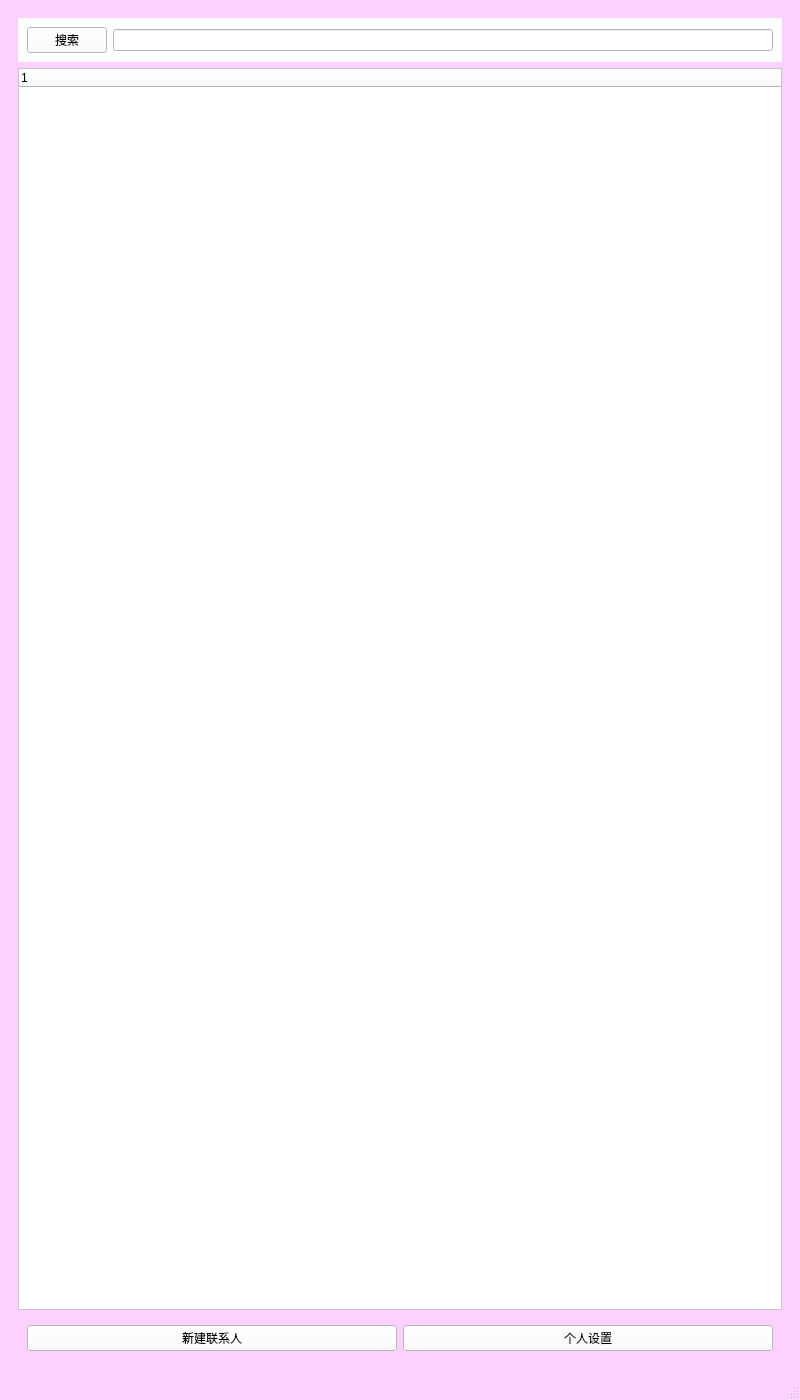
<?xml version="1.0" encoding="UTF-8"?>
<ui version="4.0">
 <class>MainWindow</class>
 <widget class="QMainWindow" name="MainWindow">
  <property name="geometry">
   <rect>
    <x>0</x>
    <y>0</y>
    <width>800</width>
    <height>1400</height>
   </rect>
  </property>
  <property name="minimumSize">
   <size>
    <width>800</width>
    <height>1400</height>
   </size>
  </property>
  <property name="maximumSize">
   <size>
    <width>800</width>
    <height>1400</height>
   </size>
  </property>
  <property name="windowTitle">
   <string>主界面</string>
  </property>
  <property name="styleSheet">
   <string notr="true">#MainWindow
{
background-color: rgb(252, 208, 255);
}</string>
  </property>
  <widget class="QWidget" name="centralwidget">
   <property name="styleSheet">
    <string notr="true"/>
   </property>
   <layout class="QVBoxLayout" name="verticalLayout_2">
    <item>
     <widget class="QWidget" name="widget_3" native="true">
      <layout class="QVBoxLayout" name="verticalLayout">
       <item>
        <widget class="QWidget" name="widget" native="true">
         <property name="styleSheet">
          <string notr="true">
background-color: rgb(255, 255, 255);</string>
         </property>
         <layout class="QHBoxLayout" name="horizontalLayout">
          <item>
           <widget class="QPushButton" name="pushButton">
            <property name="styleSheet">
             <string notr="true">
background-color: rgb(255, 255, 255);</string>
            </property>
            <property name="text">
             <string>搜索</string>
            </property>
           </widget>
          </item>
          <item>
           <widget class="QLineEdit" name="lineEdit">
            <property name="styleSheet">
             <string notr="true">
background-color: rgb(255, 255, 255);</string>
            </property>
           </widget>
          </item>
         </layout>
        </widget>
       </item>
       <item>
        <widget class="QTreeWidget" name="treeWidget">
         <property name="styleSheet">
          <string notr="true">
background-color: rgb(255, 255, 255);</string>
         </property>
         <column>
          <property name="text">
           <string/>
          </property>
         </column>
        </widget>
       </item>
       <item>
        <widget class="QWidget" name="widget_2" native="true">
         <layout class="QHBoxLayout" name="horizontalLayout_2">
          <item>
           <widget class="QPushButton" name="pushButton_5">
            <property name="styleSheet">
             <string notr="true">
background-color: rgb(255, 255, 255);</string>
            </property>
            <property name="text">
             <string>新建联系人</string>
            </property>
           </widget>
          </item>
          <item>
           <widget class="QPushButton" name="pushButton_4">
            <property name="styleSheet">
             <string notr="true">
background-color: rgb(255, 255, 255);</string>
            </property>
            <property name="text">
             <string>个人设置</string>
            </property>
           </widget>
          </item>
         </layout>
        </widget>
       </item>
      </layout>
     </widget>
    </item>
   </layout>
  </widget>
  <widget class="QStatusBar" name="statusbar"/>
 </widget>
 <resources/>
 <connections/>
</ui>
